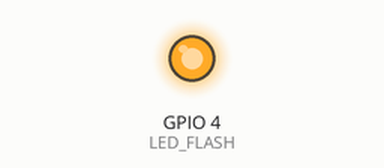
Simulated run of this sketch. Board: ESP32. Parts: output pins drawn as LEDs (lit = HIGH). WiFi joins after 1.5 s; servers stay silent unless stated; the camera gives no picture; what the sketch prints to the serial monitor is not drawn.

Above: at 0.1 s.
Timing chart, 0 to 1.8 s (numbered marks = the images above):
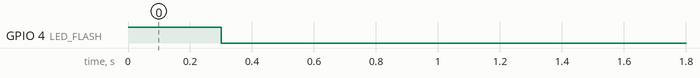

The sketch:

Network-wide_feed_broadcast.ino
```cpp
#include "esp_camera.h"
#include <WiFi.h>
#include <WebServer.h>

const char *ssid = "Solace";
const char *password = "damnbrodamn";

#define LED_FLASH 4

#define PWDN_GPIO_NUM -1
#define RESET_GPIO_NUM -1
#define XCLK_GPIO_NUM 0
#define SIOD_GPIO_NUM 26
#define SIOC_GPIO_NUM 27

#define Y9_GPIO_NUM 35
#define Y8_GPIO_NUM 34
#define Y7_GPIO_NUM 39
#define Y6_GPIO_NUM 36
#define Y5_GPIO_NUM 21
#define Y4_GPIO_NUM 19
#define Y3_GPIO_NUM 18
#define Y2_GPIO_NUM 5
#define VSYNC_GPIO_NUM 25
#define HREF_GPIO_NUM 23
#define PCLK_GPIO_NUM 22

WebServer server(80);

void startCameraServer();

void setup()
{
  Serial.begin(115200);
  pinMode(LED_FLASH, OUTPUT);

  digitalWrite(LED_FLASH, HIGH);
  delay(300);
  digitalWrite(LED_FLASH, LOW);

  Serial.println("Connecting to Wi-Fi...");
  WiFi.begin(ssid, password);
  while (WiFi.status() != WL_CONNECTED)
  {
    delay(500);
    Serial.print(".");
  }

  Serial.println("\nWi-Fi connected!");
  Serial.print("Stream available at: http://");
  Serial.println(WiFi.localIP());

  camera_config_t config;
  config.ledc_channel = LEDC_CHANNEL_0;
  config.ledc_timer = LEDC_TIMER_0;
  config.pin_d0 = Y2_GPIO_NUM;
  config.pin_d1 = Y3_GPIO_NUM;
  config.pin_d2 = Y4_GPIO_NUM;
  config.pin_d3 = Y5_GPIO_NUM;
  config.pin_d4 = Y6_GPIO_NUM;
  config.pin_d5 = Y7_GPIO_NUM;
  config.pin_d6 = Y8_GPIO_NUM;
  config.pin_d7 = Y9_GPIO_NUM;
  config.pin_xclk = XCLK_GPIO_NUM;
  config.pin_pclk = PCLK_GPIO_NUM;
  config.pin_vsync = VSYNC_GPIO_NUM;
  config.pin_href = HREF_GPIO_NUM;
  config.pin_sccb_sda = SIOD_GPIO_NUM;
  config.pin_sccb_scl = SIOC_GPIO_NUM;
  config.pin_pwdn = PWDN_GPIO_NUM;
  config.pin_reset = RESET_GPIO_NUM;
  config.xclk_freq_hz = 20000000;
  config.pixel_format = PIXFORMAT_JPEG;

  config.frame_size = FRAMESIZE_QVGA;
  config.jpeg_quality = 12;
  config.fb_count = 2;

  if (esp_camera_init(&config) != ESP_OK)
  {
    Serial.println("Camera init failed");
    return;
  }

  startCameraServer();
}

void handleRoot()
{
  server.send(200, "text/html", R"rawliteral(
    <html>
      <head><title>ESP32-CAM: Upayan</title></head>
      <body style="background-color: #111; color: #fff; text-align: center;">
        <h1>ESP32-CAM Stream</h1>
        <h2>User: Upayan</h2>
        <img src="/stream" width="100%">
      </body>
    </html>
  )rawliteral");
}

void handleStream()
{
  WiFiClient client = server.client();

  String response = "HTTP/1.1 200 OK\r\n";
  response += "Content-Type: multipart/x-mixed-replace; boundary=frame\r\n\r\n";
  server.sendContent(response);

  while (true)
  {
    camera_fb_t *fb = esp_camera_fb_get();
    if (!fb)
      break;

    server.sendContent("--frame\r\n");
    server.sendContent("Content-Type: image/jpeg\r\n\r\n");
    server.sendContent((const char *)fb->buf, fb->len);
    server.sendContent("\r\n");

    esp_camera_fb_return(fb);
    if (!client.connected())
      break;
    delay(50);
  }
}

void startCameraServer()
{
  server.on("/", handleRoot);
  server.on("/stream", HTTP_GET, handleStream);
  server.begin();
}

void loop()
{
  server.handleClient();
}
```
